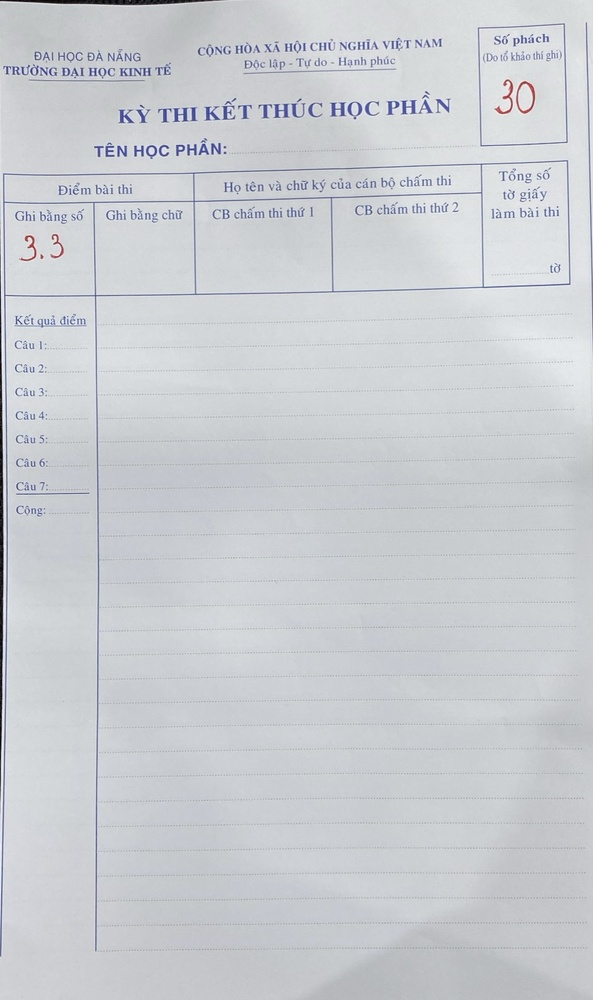
#> input picture num_service/chamthi/demo5.jpg, 593 x 1000 px, shrunk from 870 x 1468 before the run
$ python -i gvct_demo.py   (imports and definitions only)
#> lines starting #> are read from the running program, lines starting #| are printed output that depends on the picture; after the words box and inside, x2 and y2 are one past the last pixel; in counts of white or black regions, pixels touching at a corner belong together
import cv2
import numpy as np
import base64
import easyocr

class ImageProcessing:
    def __init__(self, filename) -> None:
        self.filename = filename

        self.image = self.readImage()
        self.H, self.W, self.C = self.image.shape
        return

    def readImage(self):
        return cv2.imread(self.filename)
#> returned value is the input picture: shape (1000, 593, 3); mean B, G, R 209.6, 205, 201.9

    def crop(self, object_name):
#> called with object_name = 'marking'
        if object_name == 'marking':
            return self.image[int(self.H/4.5):int(self.H/3.6), 30:int(self.W/6.2)]
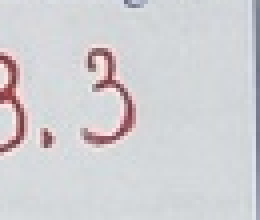
#> returned value: shape (55, 65, 3) (shown 4 times larger); mean of channels 0, 1, 2 211.4, 207.9, 208.8; drawn as B, G, R
        return self.image[120:int(self.H/7.5), int(self.W*4.1/5):int(self.W-50)]

    def grayScale(self, img):
        return cv2.cvtColor(img, cv2.COLOR_BGR2GRAY)
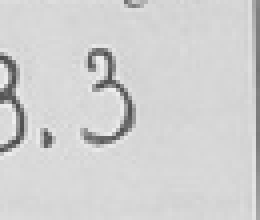
#> returned value: shape (55, 65) (shown 4 times larger); min 75, max 239, mean 208.5

    def binary(self, gray):
        return cv2.threshold(gray, 128, 255, cv2.THRESH_BINARY | cv2.THRESH_OTSU)[1]
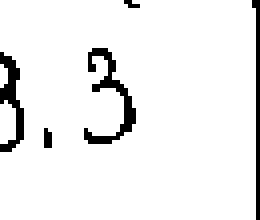
#> returned value: shape (55, 65) (shown 4 times larger); 93.5% white; black in thin lines or dots

    def convert_binary(self, binary):
        return cv2.bitwise_not(binary)
#> returned value: shape (55, 65); 6.5% white in thin lines or dots

    def detect_marking(self):
        image = self.crop(object_name = 'marking')
        grayImage = self.grayScale(image)
        binary = self.binary(grayImage)
        image = self.convert_binary(binary)
        return image

    def detect_ID(self):
        image = self.crop(object_name = 'ID')
        grayImage = self.grayScale(image)
        binary = self.binary(grayImage)
        image = self.convert_binary(binary)
        return image

    def convert_base64(self):
        _, buffer = cv2.imencode('.jpg', self.image)
        encoded_string = base64.b64encode(buffer)
        return encoded_string[:5]

class ExtractMark:
    def __init__(self) -> None:
        self.reader = easyocr.Reader(['en'])
        return

    def read(self, image):
        extract = self.reader.readtext(image)[0]
        result = [extract[1].replace(' ', '').replace(',', ''), round(extract[2], 2)]

        return result

def main():
    ocr = ExtractMark()
    result = []

    process = ImageProcessing('chamthi/demo5.jpg')
    mark = process.detect_marking()
    cv2.imshow('image', mark)
    result += ocr.read(mark)

    ph = process.detect_ID()
    cv2.imshow('sophach', ph)
    cv2.waitKey(0)
    cv2.destroyAllWindows()
    result += ocr.read(ph)

    result.append(process.convert_base64())

    print(result)

    return result

# [2 lines not run here, left out]

>>> result = ImageProcessing('chamthi/demo5.jpg').detect_marking()

$ run again, on num_service/chamthi/demo1.jpg
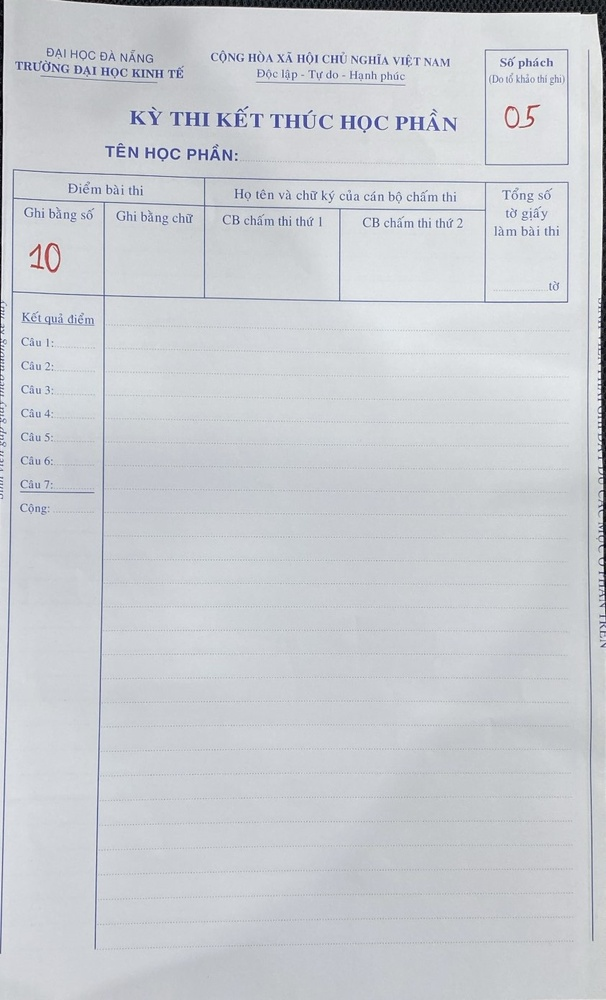
#> input picture num_service/chamthi/demo1.jpg, 606 x 1000 px, shrunk from 843 x 1391 before the run
#> in readImage, returned value is the input picture: shape (1000, 606, 3); mean B, G, R 209.2, 204.2, 201
#> in grayScale, `return cv2.cvtColor(img, cv2.COLOR_BGR2GRAY)`:
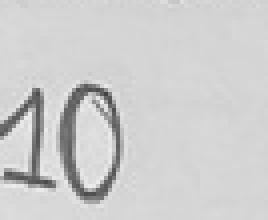
#> returned value: shape (55, 67) (shown 4 times larger); min 66, max 238, mean 205.3
#> in binary, `return cv2.threshold(gray, 128, 255, cv2.THRESH_BINARY | cv2.THRESH_OT..`:
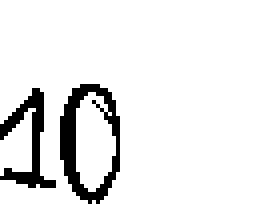
#> returned value: shape (55, 67) (shown 4 times larger); 91.9% white; black in thin lines or dots, all inside (x1, y1, x2, y2) = (0, 21, 30, 51)

$ run again, on num_service/chamthi/demo2.jpg
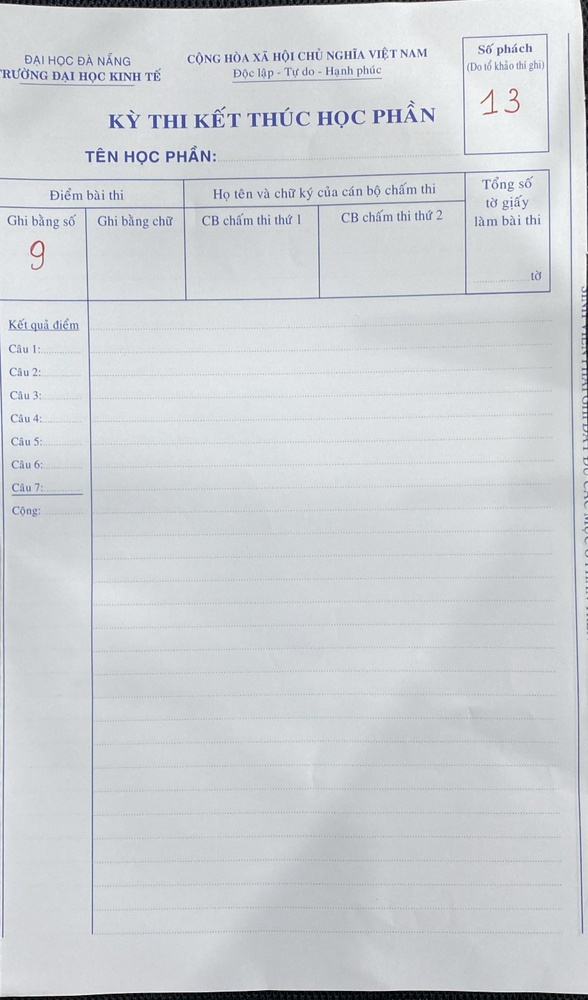
#> input picture num_service/chamthi/demo2.jpg, 588 x 1000 px, shrunk from 848 x 1442 before the run
#> in readImage, returned value is the input picture: shape (1000, 588, 3); mean B, G, R 212.2, 208.5, 204.7
#> in grayScale, `return cv2.cvtColor(img, cv2.COLOR_BGR2GRAY)`:
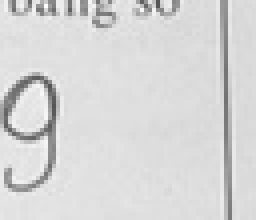
#> returned value: shape (55, 64) (shown 4 times larger); min 85, max 253, mean 214.8
#> in binary, `return cv2.threshold(gray, 128, 255, cv2.THRESH_BINARY | cv2.THRESH_OT..`:
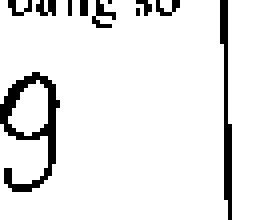
#> returned value: shape (55, 64) (shown 4 times larger); 91.2% white; black in thin lines or dots

$ run again, on num_service/chamthi/demo3.jpg
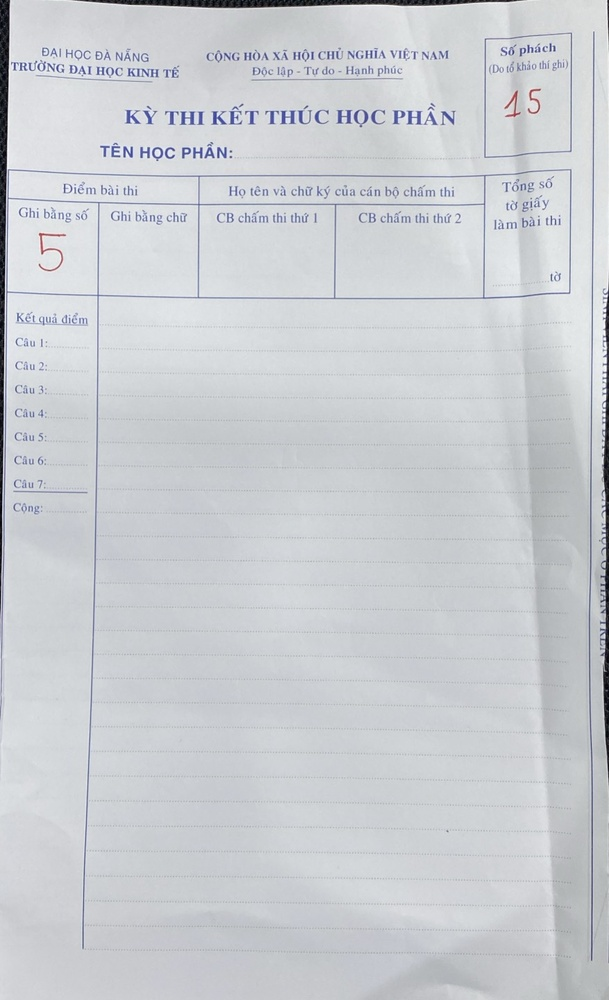
#> input picture num_service/chamthi/demo3.jpg, 609 x 1000 px, shrunk from 878 x 1442 before the run
#> in readImage, returned value is the input picture: shape (1000, 609, 3); mean B, G, R 209.4, 205, 201.8
#> in grayScale, `return cv2.cvtColor(img, cv2.COLOR_BGR2GRAY)`:
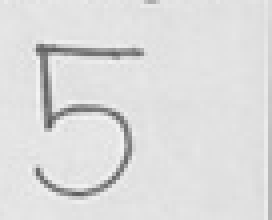
#> returned value: shape (55, 68) (shown 4 times larger); min 89, max 244, mean 220.6
#> in binary, `return cv2.threshold(gray, 128, 255, cv2.THRESH_BINARY | cv2.THRESH_OT..`:
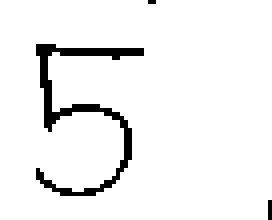
#> returned value: shape (55, 68) (shown 4 times larger); 94.5% white; black in thin lines or dots, all inside (x1, y1, x2, y2) = (9, 0, 68, 55)
